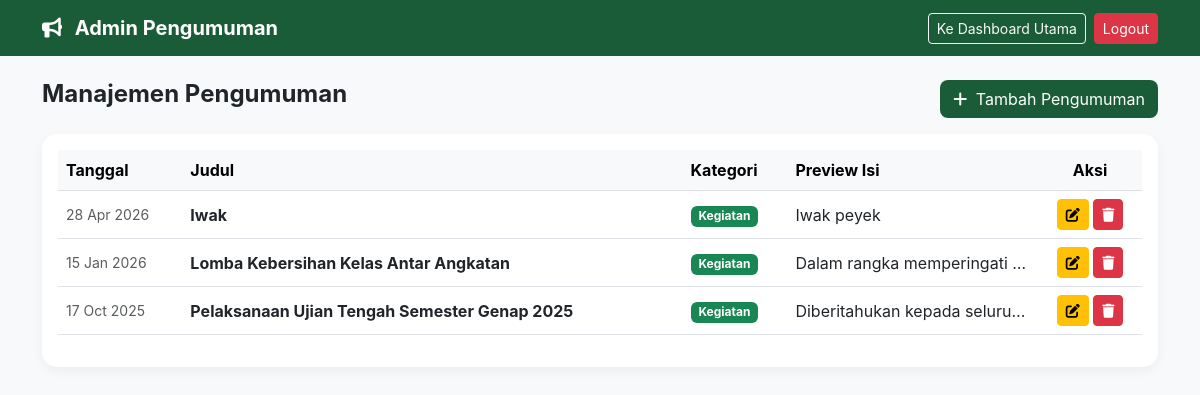
The page /admin/admin_pengumuman/index.php (signed in) on the database its author committed.
### tables this page shows
CREATE TABLE `pengumuman` (
  `id` int(11) NOT NULL,
  `judul` varchar(255) NOT NULL,
  `isi` text NOT NULL,
  `kategori` enum('Penting','Kegiatan','Informasi','Libur') NOT NULL DEFAULT 'Informasi',
  `tanggal` date NOT NULL,
  `created_at` timestamp NOT NULL DEFAULT CURRENT_TIMESTAMP
);

### admin/admin_pengumuman/index.php (the view, shortened to what this page needs)
<?php
require_once '../../koneksi.php';
$query = "SELECT * FROM pengumuman ORDER BY tanggal DESC";
$result = mysqli_query($conn, $query);
?>
<!DOCTYPE html>
<html lang="id">
<head>
    <link href="https://cdn.jsdelivr.net/npm/bootstrap@5.3.0/dist/css/bootstrap.min.css" rel="stylesheet">
    <link rel="stylesheet" href="https://cdnjs.cloudflare.com/ajax/libs/font-awesome/6.4.0/css/all.min.css">
</head>
<body>
<nav class="navbar navbar-dark mb-4">
    <div class="container">
        <a class="navbar-brand fw-bold" href="#">
            <i class="fas fa-bullhorn me-2"></i> Admin Pengumuman
        </a>
        <div class="d-flex">
            <a href="../dashboard.php" class="btn btn-outline-light btn-sm me-2">Ke Dashboard Utama</a>
            <a href="../logout.php" class="btn btn-danger btn-sm">Logout</a>
        </div>
    </div>
</nav>
<div class="container">
    <div class="row mb-3">
        <div class="col-md-6">
            <h4 class="fw-bold">Manajemen Pengumuman</h4>
        </div>
        <div class="col-md-6 text-end">
            <button class="btn btn-add" data-bs-toggle="modal" data-bs-target="#modalTambah">
                <i class="fas fa-plus me-1"></i> Tambah Pengumuman
            </button>
        </div>
    </div>
    <div class="card p-3">
        <div class="table-responsive">
            <table class="table table-hover align-middle">
                <thead class="table-light">
                    <tr>
                        <th>Tanggal</th>
                        <th>Judul</th>
                        <th>Kategori</th>
                        <th>Preview Isi</th>
                        <th class="text-center">Aksi</th>
                    </tr>
                </thead>
                <tbody>
                    <?php while($row = mysqli_fetch_assoc($result)): ?>
                    <tr>
                        <td class="small text-muted"><?= date('d M Y', strtotime($row['tanggal'])); ?></td>
                        <td class="fw-bold"><?= $row['judul']; ?></td>
                        <td>
                            <span class="badge badge-<?= strtolower($row['kategori']); ?>">
                                <?= $row['kategori']; ?>
                            </span>
                        </td>
                        <td class="text-truncate" style="max-width: 200px;">
                            <?= strip_tags($row['isi']); ?>
                        </td>
                        <td class="text-center">
                            <a href="edit_pengumuman.php?id=<?= $row['id']; ?>" class="btn btn-sm btn-warning">
                                <i class="fas fa-edit"></i>
                            </a>
                            <a href="delete_pengumuman.php?id=<?= $row['id']; ?>"
                               class="btn btn-sm btn-danger"
                               onclick="return confirm('Hapus pengumuman ini?')">
                                <i class="fas fa-trash"></i>
                            </a>
                        </td>
                    </tr>
                    <?php endwhile; ?>
                </tbody>
            </table>
        </div>
    </div>
</div>
</body>
</html>

### admin/admin_pengumuman/index.php (style rules this page uses)
body { background-color: #f8f9fa; font-family: 'Inter', sans-serif; }
.navbar { background-color: #1a5c37; }
.card { border: none; border-radius: 15px; box-shadow: 0 4px 12px rgba(0,0,0,0.05); }
.btn-add { background-color: #1a5c37; color: white; border-radius: 8px; }
.badge-kegiatan { background-color: #198754; }

### rows shown on the page
pengumuman: tanggal "28 Apr 2026", judul "Iwak", kategori "Kegiatan", isi "Iwak peyek"
pengumuman: tanggal "15 Jan 2026", judul "Lomba Kebersihan Kelas Antar Angkatan", kategori "Kegiatan", isi "Dalam rangka memperingati…"
pengumuman: tanggal "17 Oct 2025", judul "Pelaksanaan Ujian Tengah Semester Genap 2025", kategori "Kegiatan", isi "Diberitahukan kepada seluru…"
